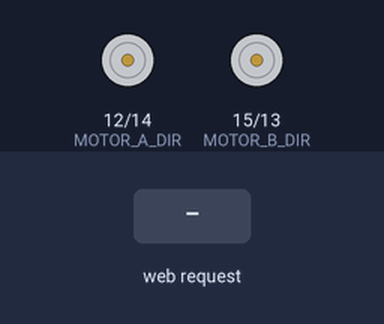
A sketch run on a simulated ESP8266 (NodeMCU). Shown: direction and speed pins drawn as motors (green arrow = direction pin HIGH = forward, orange = LOW = backward, longer = more drive). The inputs (shaded band) are chosen by the test bench. WiFi joins after 1.5 s; servers stay silent unless stated; what the sketch prints to the serial monitor is not drawn.

Above: at 2.7 s.
2.8 s: HTTP request GET /test received
At 3.2 s:
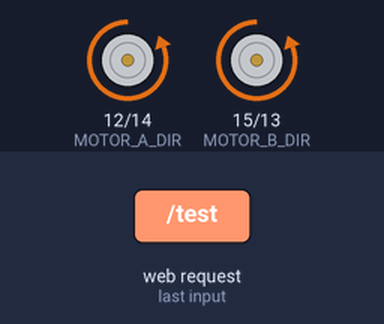
5.8 s: HTTP request GET /fforward received
At 6.7 s:
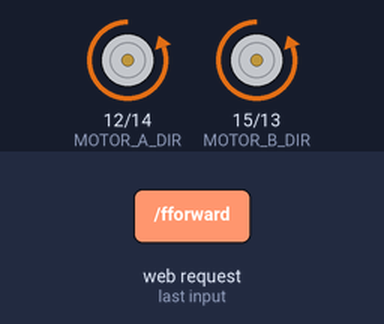
7.3 s: HTTP request GET /fback received
At 7.8 s:
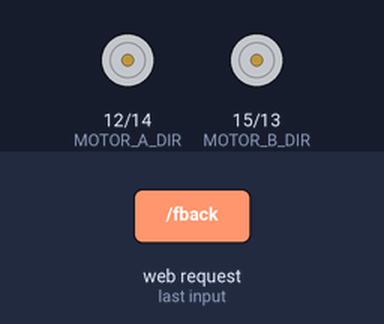
Timing chart, 0 to 10.3 s (numbered marks = the images above; inputs shaded):
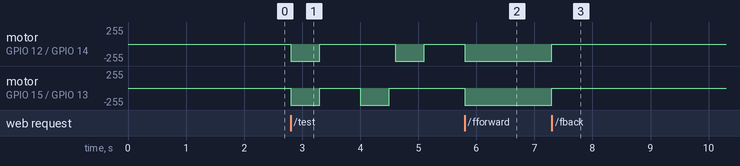

The sketch:

robo_NodeMCU_L298N_WIFI.ino
```cpp
#include <ESP8266WiFi.h>

const char* ssid = "SSID";
const char* password = "PASSWORD";

WiFiServer server(80);


//подключение драйвера двигателя L298N
#define L9110_A_IA 14 // Pin D12 --> выход int1 на мотор "А"
#define L9110_A_IB 12 // Pin D11 --> выход int2 на мотор "А"
#define L9110_B_IA 13 // Pin D10 --> выход int3 на мотор "В"
#define L9110_B_IB 15 // Pin D9 --> выход int4 на мотор "В"

// какие контакты за что отвечают
#define MOTOR_A_PWM L9110_A_IA // контроль скорости моторов "А"
#define MOTOR_A_DIR L9110_A_IB // питание мотора
#define MOTOR_B_PWM L9110_B_IA // контроль скорости моторов "В"
#define MOTOR_B_DIR L9110_B_IB // питание мотора

int t = 0;
int rnd;

void setup ()  {
   Serial.begin(115200);


  Serial.println();
  Serial.println();
  Serial.print("Connecting to ");
  Serial.println(ssid);

  WiFi.begin(ssid, password);

  while (WiFi.status() != WL_CONNECTED) {
    delay(500);
    Serial.print(".");
  }
  Serial.println("");
  Serial.println("WiFi connected");

  // Start the server
  server.begin();
  Serial.println("Server started");

  // Print the IP address
  Serial.println(WiFi.localIP());

 pinMode( MOTOR_A_DIR, OUTPUT );
 pinMode( MOTOR_A_PWM, OUTPUT );
 pinMode( MOTOR_B_DIR, OUTPUT );
 pinMode( MOTOR_B_PWM, OUTPUT );
 stop(10);


}

void loop ()  {

    // Check if a client has connected
  WiFiClient client = server.available();
  if (!client) {
    return;
  }

  // Wait until the client sends some data
  Serial.println("new client");
  while(!client.available()){
    delay(1);
  }

  // Read the first line of the request
  String req = client.readStringUntil('\r');
  Serial.println(req);
  client.flush();
//-------------------------------------------------------------------------------------------//
//                                                                                           //
//                   Это основной цикл нашей программы!!!                                    //
//                                                                                           //
//-------------------------------------------------------------------------------------------//

  if (req.indexOf("/fforward") != -1)
    fforward(1023);


  if (req.indexOf("/fback") != -1)
    fback(1023);


  if (req.indexOf("/fleft") != -1)
    fleft(1023);


  if (req.indexOf("/fright") != -1)
    fright(1023);

  if (req.indexOf("/stop") != -1)
    stop(10);


    if (req.indexOf("/test") != -1)  {
forward(1023,500); //вперед
stop(100);
back(1023,500);    //назад
stop(100);         //стоп на 0.5 секунд
left(1023,500);    //влево
stop(100);         //стоп на 0.5 секунд
right(1023,500);   //вправо
stop(100);         //стоп на 0.5 секунд

    }


client.flush();
client.print("HTTP/1.1 200 OK\r\nContent-Type: text/html\r\n\r\n<!DOCTYPE HTML>\r\n<html>\r\n OK </html>\n");
  delay(1);
  Serial.println("Client disonnected");


//-------------------------------------------------------------------------------------------//
//                                                                                           //
//                        Завершаем наш основной цикл  !!!                                   //
//                                                                                           //
//-------------------------------------------------------------------------------------------//

}
//***************************************************
void move(int motor, int speed, int rotate){
//создаем функцию движения с
//тремя параметрами (моторы, скорость, направление вращения)
// моторы - 1 или 0
// скорость - от 0 до 255
// направление вращения - 1 или 0

  boolean inPin1 = LOW;

  if(rotate == 1){
    inPin1 = HIGH;

  if(motor == 1){
    digitalWrite(MOTOR_A_DIR, inPin1);
    analogWrite(MOTOR_A_PWM, 1023-speed);
          }else{
            digitalWrite(MOTOR_B_DIR, inPin1);
            analogWrite(MOTOR_B_PWM, 1023-speed);
          }
    }

  else{
    inPin1 = LOW;

  if(motor == 1){
    digitalWrite(MOTOR_A_DIR, inPin1);
    analogWrite(MOTOR_A_PWM, 1023-(1023-speed));
          }else{
            digitalWrite(MOTOR_B_DIR, inPin1);
            analogWrite(MOTOR_B_PWM, 1023-(1023-speed));
          }
 }

}
//***************************************************
void stop(int t){  //создаем функцию "стоп"

  move(1,0,0);
  move(2,0,0);
 delay(t);
}

//***************************************************
void forward(int s, int time){//создаем функцию "движение вперед"
  move(1,s,0);
  move(2,s,0);
  delay(time);
}
//***************************************************
void fforward(int s){//создаем функцию "движение вперед без временного ограничения"
  move(1,s,0);
  move(2,s,0);
}
//***************************************************
void back(int s, int time){ //создаем функцию "движение назад"
  move(1,s,1);
  move(2,s,1);
  delay(time);
}
//***************************************************
void fback(int s){ //создаем функцию "движение назад без временного ограничения"
  move(1,s,1);
  move(2,s,1);
}
//***************************************************
void left(int s, int time){ //создаем функцию "поворот вправо"
  move(1,s,1);
  move(2,s,0);
  delay(time);
}
//***************************************************
void fleft(int s){ //создаем функцию "поворот вправо без временного ограничения"
  move(1,s,1);
  move(2,s,0);
}
//***************************************************
void right(int s, int time){ //создаем функцию "поворот лево"
  move(1,s,0);
  move(2,s,1);
  delay(time);
}
//***************************************************
void fright(int s){ //создаем функцию "поворот лево без временного ограничения"
  move(1,s,0);
  move(2,s,1);
}
```

Measured:
- after the input at 2.8 s, motor on GPIO 12 (MOTOR_A_DIR) / GPIO 14 (MOTOR_A_PWM): alternates backward 255/255 for 0.50 s and stopped for 1.3 s, starting at once; motor on GPIO 15 (MOTOR_B_DIR) / GPIO 13 (MOTOR_B_PWM): alternates backward 255/255 for 0.50 s and stopped for 0.70 s, starting at once
- after the input at 5.8 s, motor on GPIO 12 (MOTOR_A_DIR) / GPIO 14 (MOTOR_A_PWM), motor on GPIO 15 (MOTOR_B_DIR) / GPIO 13 (MOTOR_B_PWM): stopped → backward 255/255 at once
- after the input at 7.3 s, motor on GPIO 12 (MOTOR_A_DIR) / GPIO 14 (MOTOR_A_PWM), motor on GPIO 15 (MOTOR_B_DIR) / GPIO 13 (MOTOR_B_PWM): backward 255/255 → stopped at once
